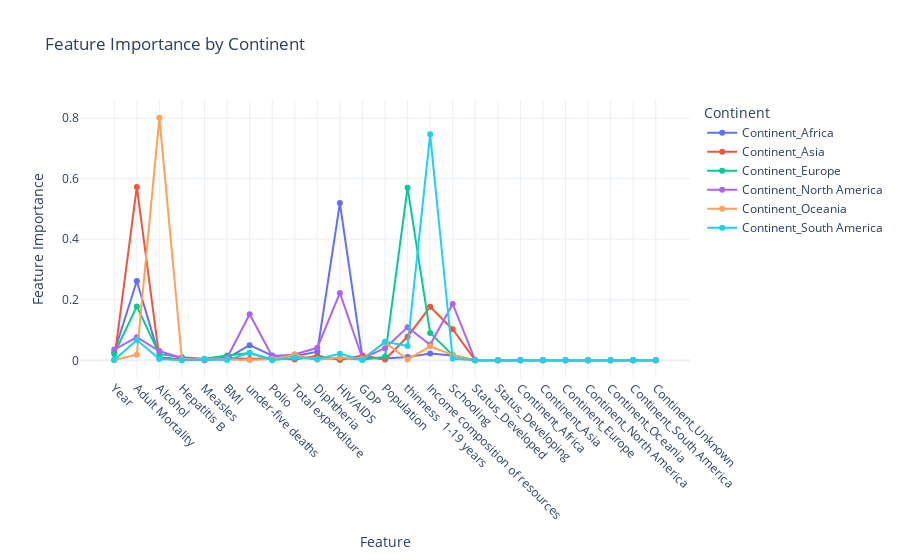

Notebook cell for this chart:
### Markdown cell above
#### Visualization of the Feature Importance by Continent

### Code cell
# Prepare the data for visualization
importance_df_melted = importance_df.melt(id_vars="Feature", var_name="Continent", value_name="Importance")

# Create an interactive Plotly line plot
fig = px.line(
    importance_df_melted,
    x="Feature",
    y="Importance",
    color="Continent",
    markers=True,
    title="Feature Importance by Continent"
)

# Update layout for better appearance
fig.update_layout(
    xaxis_title="Feature",
    yaxis_title="Feature Importance",
    xaxis=dict(tickangle=45),
    legend_title="Continent",
    template="plotly_white"
)

# Show the interactive plot
fig.show()

### Figure 1 — Plotly figure (JSON) as saved in the notebook; plotly's stock layout.template omitted (floating-point values rounded to 4 significant figures)
{"data": [{"hovertemplate": "Continent=Continent_Africa<br>Feature=%{x}<br>Importance=%{y}<extra></extra>", "legendgroup": "Continent_Africa", "line": {"color": "#636efa", "dash": "solid"}, "marker": {"symbol": "circle"}, "mode": "lines+markers", "name": "Continent_Africa", "orientation": "v", "showlegend": true, "type": "scatter", "x": ["Year", "Adult Mortality", "Alcohol", "Hepatitis B", "Measles", "BMI", "under-five deaths", "Polio", "Total expenditure", "Diphtheria", "HIV/AIDS", "GDP", "Population", "thinness  1-19 years", "Income composition of resources", "Schooling", "Status_Developed", "Status_Developing", "Continent_Africa", "Continent_Asia", "Continent_Europe", "Continent_North America", "Continent_Oceania", "Continent_South America", "Continent_Unknown"], "xaxis": "x", "y": [0.02681, 0.2622, 0.0106, 0.002594, 0.001039, 0.006944, 0.05009, 0.0157, 0.0133, 0.02855, 0.5194, 0.007613, 0.005988, 0.01066, 0.0225, 0.01606, 0, 0, 0, 0, 0, 0, 0, 0, 0], "yaxis": "y"}, {"hovertemplate": "Continent=Continent_Asia<br>Feature=%{x}<br>Importance=%{y}<extra></extra>", "legendgroup": "Continent_Asia", "line": {"color": "#EF553B", "dash": "solid"}, "marker": {"symbol": "circle"}, "mode": "lines+markers", "name": "Continent_Asia", "orientation": "v", "showlegend": true, "type": "scatter", "x": ["Year", "Adult Mortality", "Alcohol", "Hepatitis B", "Measles", "BMI", "under-five deaths", "Polio", "Total expenditure", "Diphtheria", "HIV/AIDS", "GDP", "Population", "thinness  1-19 years", "Income composition of resources", "Schooling", "Status_Developed", "Status_Developing", "Continent_Africa", "Continent_Asia", "Continent_Europe", "Continent_North America", "Continent_Oceania", "Continent_South America", "Continent_Unknown"], "xaxis": "x", "y": [0.002225, 0.5726, 0.007572, 0.001649, 0.001618, 0.008783, 0.00411, 0.006523, 0.002825, 0.01485, 0.001163, 0.0157, 0.002618, 0.07827, 0.1766, 0.1028, 0.000109, 0, 0, 0, 0, 0, 0, 0, 0], "yaxis": "y"}, {"hovertemplate": "Continent=Continent_Europe<br>Feature=%{x}<br>Importance=%{y}<extra></extra>", "legendgroup": "Continent_Europe", "line": {"color": "#00cc96", "dash": "solid"}, "marker": {"symbol": "circle"}, "mode": "lines+markers", "name": "Continent_Europe", "orientation": "v", "showlegend": true, "type": "scatter", "x": ["Year", "Adult Mortality", "Alcohol", "Hepatitis B", "Measles", "BMI", "under-five deaths", "Polio", "Total expenditure", "Diphtheria", "HIV/AIDS", "GDP", "Population", "thinness  1-19 years", "Income composition of resources", "Schooling", "Status_Developed", "Status_Developing", "Continent_Africa", "Continent_Asia", "Continent_Europe", "Continent_North America", "Continent_Oceania", "Continent_South America", "Continent_Unknown"], "xaxis": "x", "y": [0.02138, 0.178, 0.02057, 0.01024, 0.004938, 0.01635, 0.02396, 0.00283, 0.01675, 0.00308, 0.008473, 0.002268, 0.01225, 0.5705, 0.09072, 0.01697, 0, 0.0007144, 0, 0, 0, 0, 0, 0, 0], "yaxis": "y"}, {"hovertemplate": "Continent=Continent_North America<br>Feature=%{x}<br>Importance=%{y}<extra></extra>", "legendgroup": "Continent_North America", "line": {"color": "#ab63fa", "dash": "solid"}, "marker": {"symbol": "circle"}, "mode": "lines+markers", "name": "Continent_North America", "orientation": "v", "showlegend": true, "type": "scatter", "x": ["Year", "Adult Mortality", "Alcohol", "Hepatitis B", "Measles", "BMI", "under-five deaths", "Polio", "Total expenditure", "Diphtheria", "HIV/AIDS", "GDP", "Population", "thinness  1-19 years", "Income composition of resources", "Schooling", "Status_Developed", "Status_Developing", "Continent_Africa", "Continent_Asia", "Continent_Europe", "Continent_North America", "Continent_Oceania", "Continent_South America", "Continent_Unknown"], "xaxis": "x", "y": [0.03569, 0.07663, 0.0307, 0.006985, 9.317e-05, 0.007753, 0.1523, 0.01363, 0.0191, 0.04142, 0.2225, 0.006209, 0.04034, 0.1091, 0.05127, 0.1863, 0, 0, 0, 0, 0, 0, 0, 0, 0], "yaxis": "y"}, {"hovertemplate": "Continent=Continent_Oceania<br>Feature=%{x}<br>Importance=%{y}<extra></extra>", "legendgroup": "Continent_Oceania", "line": {"color": "#FFA15A", "dash": "solid"}, "marker": {"symbol": "circle"}, "mode": "lines+markers", "name": "Continent_Oceania", "orientation": "v", "showlegend": true, "type": "scatter", "x": ["Year", "Adult Mortality", "Alcohol", "Hepatitis B", "Measles", "BMI", "under-five deaths", "Polio", "Total expenditure", "Diphtheria", "HIV/AIDS", "GDP", "Population", "thinness  1-19 years", "Income composition of resources", "Schooling", "Status_Developed", "Status_Developing", "Continent_Africa", "Continent_Asia", "Continent_Europe", "Continent_North America", "Continent_Oceania", "Continent_South America", "Continent_Unknown"], "xaxis": "x", "y": [0.000888, 0.01839, 0.8016, 0.002676, 0.004403, 0.00387, 0.001458, 0.004082, 0.01836, 0.002717, 0.009778, 0.005605, 0.05902, 0.00291, 0.04618, 0.01811, 0, 0, 0, 0, 0, 0, 0, 0, 0], "yaxis": "y"}, {"hovertemplate": "Continent=Continent_South America<br>Feature=%{x}<br>Importance=%{y}<extra></extra>", "legendgroup": "Continent_South America", "line": {"color": "#19d3f3", "dash": "solid"}, "marker": {"symbol": "circle"}, "mode": "lines+markers", "name": "Continent_South America", "orientation": "v", "showlegend": true, "type": "scatter", "x": ["Year", "Adult Mortality", "Alcohol", "Hepatitis B", "Measles", "BMI", "under-five deaths", "Polio", "Total expenditure", "Diphtheria", "HIV/AIDS", "GDP", "Population", "thinness  1-19 years", "Income composition of resources", "Schooling", "Status_Developed", "Status_Developing", "Continent_Africa", "Continent_Asia", "Continent_Europe", "Continent_North America", "Continent_Oceania", "Continent_South America", "Continent_Unknown"], "xaxis": "x", "y": [0.0008391, 0.06728, 0.004153, 0.0007333, 0.00374, 0.001073, 0.0251, 0.0005545, 0.008757, 0.004794, 0.02206, 0.001176, 0.06115, 0.04719, 0.7465, 0.004932, 0, 0, 0, 0, 0, 0, 0, 0, 0], "yaxis": "y"}], "layout": {"legend": {"title": {"text": "Continent"}, "tracegroupgap": 0}, "title": {"text": "Feature Importance by Continent"}, "xaxis": {"anchor": "y", "domain": [0, 1], "tickangle": 45, "title": {"text": "Feature"}}, "yaxis": {"anchor": "x", "domain": [0, 1], "title": {"text": "Feature Importance"}}}}
